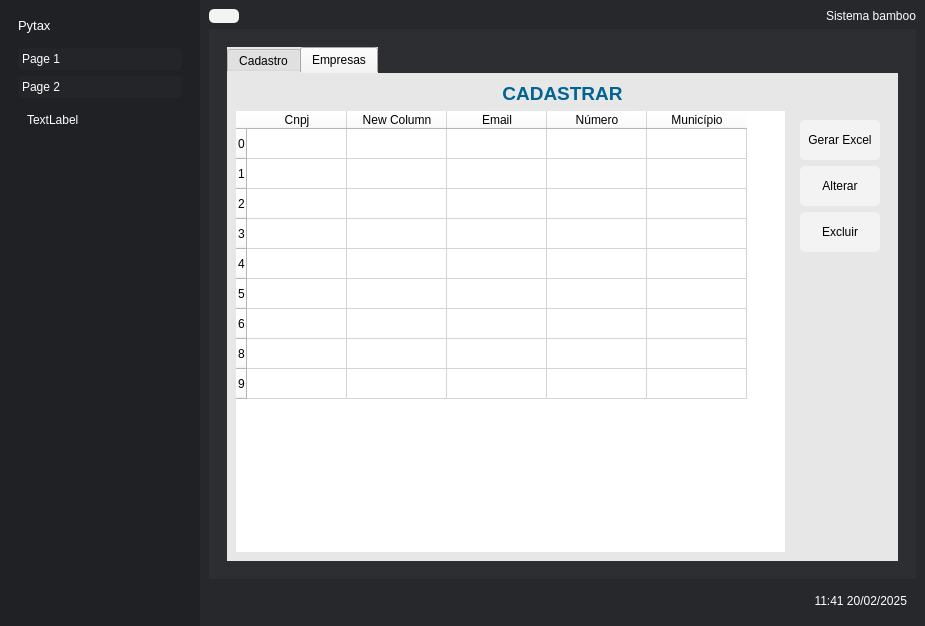
<?xml version="1.0" encoding="UTF-8"?>
<ui version="4.0">
 <class>MainWindow</class>
 <widget class="QMainWindow" name="MainWindow">
  <property name="geometry">
   <rect>
    <x>0</x>
    <y>0</y>
    <width>925</width>
    <height>626</height>
   </rect>
  </property>
  <property name="windowTitle">
   <string>MainWindow</string>
  </property>
  <property name="styleSheet">
   <string notr="true">background-color: rgb(39, 40, 43);</string>
  </property>
  <widget class="QWidget" name="centralwidget">
   <property name="styleSheet">
    <string notr="true">*{
	border:none
}
QLabel{
	color: rgb(255, 255, 255)
}</string>
   </property>
   <layout class="QHBoxLayout" name="horizontalLayout">
    <property name="spacing">
     <number>0</number>
    </property>
    <property name="leftMargin">
     <number>0</number>
    </property>
    <property name="topMargin">
     <number>0</number>
    </property>
    <property name="rightMargin">
     <number>0</number>
    </property>
    <property name="bottomMargin">
     <number>0</number>
    </property>
    <item>
     <widget class="QFrame" name="left_container">
      <property name="minimumSize">
       <size>
        <width>0</width>
        <height>0</height>
       </size>
      </property>
      <property name="maximumSize">
       <size>
        <width>200</width>
        <height>16777215</height>
       </size>
      </property>
      <property name="autoFillBackground">
       <bool>false</bool>
      </property>
      <property name="styleSheet">
       <string notr="true">background-color: 	rgb(32, 33, 36);</string>
      </property>
      <property name="frameShape">
       <enum>QFrame::StyledPanel</enum>
      </property>
      <property name="frameShadow">
       <enum>QFrame::Raised</enum>
      </property>
      <layout class="QVBoxLayout" name="verticalLayout_2">
       <item>
        <widget class="QFrame" name="frame">
         <property name="frameShape">
          <enum>QFrame::StyledPanel</enum>
         </property>
         <property name="frameShadow">
          <enum>QFrame::Raised</enum>
         </property>
         <layout class="QHBoxLayout" name="horizontalLayout_4">
          <property name="bottomMargin">
           <number>0</number>
          </property>
          <item>
           <widget class="QLabel" name="label_3">
            <property name="font">
             <font>
              <pointsize>10</pointsize>
             </font>
            </property>
            <property name="text">
             <string>Pytax</string>
            </property>
           </widget>
          </item>
         </layout>
        </widget>
       </item>
       <item>
        <widget class="QFrame" name="frame_2">
         <property name="styleSheet">
          <string notr="true">

QToolBox{
	text-align: left;
}

QToolBox::tab{
	border-radius: 5px;
	background-color: rgb(36, 37, 40);
	text-align: left;
	color: rgb(255, 255, 255);
}

QToolBox::tab:hover{
	background-color: rgb(72, 74, 79);
}
</string>
         </property>
         <property name="frameShape">
          <enum>QFrame::StyledPanel</enum>
         </property>
         <property name="frameShadow">
          <enum>QFrame::Raised</enum>
         </property>
         <layout class="QVBoxLayout" name="verticalLayout_3">
          <item>
           <widget class="QToolBox" name="toolBox">
            <property name="font">
             <font>
              <pointsize>9</pointsize>
             </font>
            </property>
            <property name="cursor">
             <cursorShape>ArrowCursor</cursorShape>
            </property>
            <property name="styleSheet">
             <string notr="true">QPushButton:hover{
	background-color: rgb(72, 74, 79);
}

QPushButton{
	background-color: rgb(41, 42, 45);
	color: rgb(255, 255, 255);
}</string>
            </property>
            <property name="currentIndex">
             <number>1</number>
            </property>
            <widget class="QWidget" name="page">
             <property name="geometry">
              <rect>
               <x>0</x>
               <y>0</y>
               <width>156</width>
               <height>475</height>
              </rect>
             </property>
             <property name="cursor">
              <cursorShape>PointingHandCursor</cursorShape>
             </property>
             <attribute name="label">
              <string>Page 1</string>
             </attribute>
             <layout class="QVBoxLayout" name="verticalLayout_4">
              <item>
               <widget class="QPushButton" name="btn_home">
                <property name="minimumSize">
                 <size>
                  <width>0</width>
                  <height>30</height>
                 </size>
                </property>
                <property name="sizeIncrement">
                 <size>
                  <width>0</width>
                  <height>0</height>
                 </size>
                </property>
                <property name="font">
                 <font>
                  <pointsize>9</pointsize>
                 </font>
                </property>
                <property name="cursor">
                 <cursorShape>PointingHandCursor</cursorShape>
                </property>
                <property name="styleSheet">
                 <string notr="true"/>
                </property>
                <property name="text">
                 <string>Home</string>
                </property>
               </widget>
              </item>
              <item>
               <widget class="QPushButton" name="btn_cadastrar">
                <property name="minimumSize">
                 <size>
                  <width>0</width>
                  <height>30</height>
                 </size>
                </property>
                <property name="sizeIncrement">
                 <size>
                  <width>0</width>
                  <height>0</height>
                 </size>
                </property>
                <property name="font">
                 <font>
                  <pointsize>9</pointsize>
                 </font>
                </property>
                <property name="cursor">
                 <cursorShape>PointingHandCursor</cursorShape>
                </property>
                <property name="text">
                 <string>Cadastrar</string>
                </property>
               </widget>
              </item>
              <item>
               <widget class="QPushButton" name="btn_contatos">
                <property name="minimumSize">
                 <size>
                  <width>0</width>
                  <height>30</height>
                 </size>
                </property>
                <property name="sizeIncrement">
                 <size>
                  <width>0</width>
                  <height>0</height>
                 </size>
                </property>
                <property name="font">
                 <font>
                  <pointsize>9</pointsize>
                 </font>
                </property>
                <property name="cursor">
                 <cursorShape>PointingHandCursor</cursorShape>
                </property>
                <property name="text">
                 <string>Contatos</string>
                </property>
               </widget>
              </item>
              <item>
               <widget class="QPushButton" name="btn_sobre">
                <property name="minimumSize">
                 <size>
                  <width>0</width>
                  <height>30</height>
                 </size>
                </property>
                <property name="sizeIncrement">
                 <size>
                  <width>0</width>
                  <height>0</height>
                 </size>
                </property>
                <property name="font">
                 <font>
                  <pointsize>9</pointsize>
                 </font>
                </property>
                <property name="cursor">
                 <cursorShape>PointingHandCursor</cursorShape>
                </property>
                <property name="text">
                 <string>sobre</string>
                </property>
               </widget>
              </item>
              <item>
               <spacer name="verticalSpacer">
                <property name="orientation">
                 <enum>Qt::Vertical</enum>
                </property>
                <property name="sizeHint" stdset="0">
                 <size>
                  <width>20</width>
                  <height>40</height>
                 </size>
                </property>
               </spacer>
              </item>
             </layout>
            </widget>
            <widget class="QWidget" name="page_2">
             <property name="geometry">
              <rect>
               <x>0</x>
               <y>0</y>
               <width>156</width>
               <height>475</height>
              </rect>
             </property>
             <attribute name="label">
              <string>Page 2</string>
             </attribute>
             <layout class="QVBoxLayout" name="verticalLayout_5">
              <item>
               <widget class="QLabel" name="label_4">
                <property name="text">
                 <string>TextLabel</string>
                </property>
               </widget>
              </item>
              <item>
               <spacer name="verticalSpacer_2">
                <property name="orientation">
                 <enum>Qt::Vertical</enum>
                </property>
                <property name="sizeHint" stdset="0">
                 <size>
                  <width>20</width>
                  <height>40</height>
                 </size>
                </property>
               </spacer>
              </item>
             </layout>
            </widget>
           </widget>
          </item>
         </layout>
        </widget>
       </item>
      </layout>
     </widget>
    </item>
    <item>
     <widget class="QFrame" name="main_container">
      <property name="autoFillBackground">
       <bool>false</bool>
      </property>
      <property name="frameShape">
       <enum>QFrame::StyledPanel</enum>
      </property>
      <property name="frameShadow">
       <enum>QFrame::Raised</enum>
      </property>
      <layout class="QVBoxLayout" name="verticalLayout">
       <item>
        <widget class="QFrame" name="head_frame">
         <property name="frameShape">
          <enum>QFrame::StyledPanel</enum>
         </property>
         <property name="frameShadow">
          <enum>QFrame::Raised</enum>
         </property>
         <layout class="QHBoxLayout" name="horizontalLayout_2">
          <property name="spacing">
           <number>0</number>
          </property>
          <property name="leftMargin">
           <number>0</number>
          </property>
          <property name="topMargin">
           <number>0</number>
          </property>
          <property name="rightMargin">
           <number>0</number>
          </property>
          <property name="bottomMargin">
           <number>0</number>
          </property>
          <item>
           <widget class="QPushButton" name="pushButton_2">
            <property name="minimumSize">
             <size>
              <width>0</width>
              <height>0</height>
             </size>
            </property>
            <property name="maximumSize">
             <size>
              <width>30</width>
              <height>16777215</height>
             </size>
            </property>
            <property name="styleSheet">
             <string notr="true">QPushButton:hover{
	background-color: rgb(0, 170, 255);
	border-radius: 5px;
	color: rgb(255, 255, 255);
}

QPushButton{
	border-radius: 5px;
	background-color: rgb(243, 243, 243);
}</string>
            </property>
            <property name="text">
             <string/>
            </property>
           </widget>
          </item>
          <item>
           <widget class="QLabel" name="label">
            <property name="text">
             <string>&lt;html&gt;&lt;head/&gt;&lt;body&gt;&lt;p align=&quot;right&quot;&gt;Sistema bamboo&lt;/p&gt;&lt;/body&gt;&lt;/html&gt;</string>
            </property>
           </widget>
          </item>
         </layout>
        </widget>
       </item>
       <item>
        <widget class="QFrame" name="main_frane">
         <property name="sizePolicy">
          <sizepolicy hsizetype="Preferred" vsizetype="Expanding">
           <horstretch>0</horstretch>
           <verstretch>0</verstretch>
          </sizepolicy>
         </property>
         <property name="styleSheet">
          <string notr="true">background-color: rgb(45, 46, 50);</string>
         </property>
         <property name="frameShape">
          <enum>QFrame::StyledPanel</enum>
         </property>
         <property name="frameShadow">
          <enum>QFrame::Raised</enum>
         </property>
         <layout class="QVBoxLayout" name="verticalLayout_6">
          <item>
           <widget class="QStackedWidget" name="pages">
            <property name="currentIndex">
             <number>1</number>
            </property>
            <widget class="QWidget" name="pg_home">
             <layout class="QVBoxLayout" name="verticalLayout_7">
              <item>
               <widget class="QLabel" name="logo">
                <property name="text">
                 <string>&lt;html&gt;&lt;head/&gt;&lt;body&gt;&lt;p align=&quot;center&quot;&gt;&lt;span style=&quot; font-size:16pt; font-weight:600;&quot;&gt;Bamboo System&lt;/span&gt;&lt;/p&gt;&lt;/body&gt;&lt;/html&gt;</string>
                </property>
               </widget>
              </item>
             </layout>
            </widget>
            <widget class="QWidget" name="pg_cadastrar">
             <layout class="QVBoxLayout" name="verticalLayout_8">
              <item>
               <widget class="QTabWidget" name="tabWidget">
                <property name="styleSheet">
                 <string notr="true">background-color: rgb(231, 231, 231);</string>
                </property>
                <property name="currentIndex">
                 <number>1</number>
                </property>
                <widget class="QWidget" name="tab_cadastro">
                 <attribute name="title">
                  <string>Cadastro</string>
                 </attribute>
                 <layout class="QVBoxLayout" name="verticalLayout_11">
                  <item>
                   <widget class="QLabel" name="Empresas">
                    <property name="maximumSize">
                     <size>
                      <width>16777215</width>
                      <height>60</height>
                     </size>
                    </property>
                    <property name="styleSheet">
                     <string notr="true">color: rgb(0, 99, 148);</string>
                    </property>
                    <property name="text">
                     <string>&lt;html&gt;&lt;head/&gt;&lt;body&gt;&lt;p align=&quot;center&quot;&gt;&lt;span style=&quot; font-size:14pt; font-weight:600;&quot;&gt;EMPRESAS&lt;/span&gt;&lt;/p&gt;&lt;/body&gt;&lt;/html&gt;</string>
                    </property>
                   </widget>
                  </item>
                  <item>
                   <spacer name="verticalSpacer_5">
                    <property name="orientation">
                     <enum>Qt::Vertical</enum>
                    </property>
                    <property name="sizeHint" stdset="0">
                     <size>
                      <width>20</width>
                      <height>40</height>
                     </size>
                    </property>
                   </spacer>
                  </item>
                  <item>
                   <widget class="QFrame" name="frame_4">
                    <property name="styleSheet">
                     <string notr="true">QLineEdit{
	background-color: rgb(255,255,255);
	font: 10pt &quot;Ms Shell Dlg 2&quot;;
}

QFrame{
	background-color: rgb(231, 231, 231);
}</string>
                    </property>
                    <property name="frameShape">
                     <enum>QFrame::StyledPanel</enum>
                    </property>
                    <property name="frameShadow">
                     <enum>QFrame::Raised</enum>
                    </property>
                    <layout class="QGridLayout" name="gridLayout">
                     <property name="sizeConstraint">
                      <enum>QLayout::SetDefaultConstraint</enum>
                     </property>
                     <property name="leftMargin">
                      <number>20</number>
                     </property>
                     <property name="topMargin">
                      <number>0</number>
                     </property>
                     <property name="rightMargin">
                      <number>20</number>
                     </property>
                     <property name="bottomMargin">
                      <number>20</number>
                     </property>
                     <property name="horizontalSpacing">
                      <number>5</number>
                     </property>
                     <property name="verticalSpacing">
                      <number>7</number>
                     </property>
                     <item row="1" column="0">
                      <widget class="QLineEdit" name="lineEdit_CNPJ">
                       <property name="minimumSize">
                        <size>
                         <width>0</width>
                         <height>40</height>
                        </size>
                       </property>
                       <property name="alignment">
                        <set>Qt::AlignCenter</set>
                       </property>
                       <property name="placeholderText">
                        <string>CNPJ</string>
                       </property>
                      </widget>
                     </item>
                     <item row="2" column="0" colspan="4">
                      <widget class="QLineEdit" name="lineEdit_Logradouro">
                       <property name="minimumSize">
                        <size>
                         <width>0</width>
                         <height>40</height>
                        </size>
                       </property>
                       <property name="alignment">
                        <set>Qt::AlignCenter</set>
                       </property>
                       <property name="placeholderText">
                        <string>logradouro</string>
                       </property>
                      </widget>
                     </item>
                     <item row="4" column="1" colspan="2">
                      <widget class="QLineEdit" name="lineEdit_uf">
                       <property name="minimumSize">
                        <size>
                         <width>0</width>
                         <height>40</height>
                        </size>
                       </property>
                       <property name="placeholderText">
                        <string>uf</string>
                       </property>
                      </widget>
                     </item>
                     <item row="4" column="3">
                      <widget class="QLineEdit" name="lineEdit_CEP">
                       <property name="minimumSize">
                        <size>
                         <width>0</width>
                         <height>40</height>
                        </size>
                       </property>
                       <property name="placeholderText">
                        <string>CEP</string>
                       </property>
                      </widget>
                     </item>
                     <item row="4" column="0">
                      <widget class="QLineEdit" name="lineEdit_Municpio">
                       <property name="minimumSize">
                        <size>
                         <width>0</width>
                         <height>40</height>
                        </size>
                       </property>
                       <property name="placeholderText">
                        <string>Município</string>
                       </property>
                      </widget>
                     </item>
                     <item row="3" column="0">
                      <widget class="QLineEdit" name="lineEdit_Numero">
                       <property name="minimumSize">
                        <size>
                         <width>0</width>
                         <height>40</height>
                        </size>
                       </property>
                       <property name="placeholderText">
                        <string>Número</string>
                       </property>
                      </widget>
                     </item>
                     <item row="3" column="3">
                      <widget class="QLineEdit" name="lineEdit_Bairro">
                       <property name="minimumSize">
                        <size>
                         <width>0</width>
                         <height>40</height>
                        </size>
                       </property>
                       <property name="placeholderText">
                        <string>Bairro</string>
                       </property>
                      </widget>
                     </item>
                     <item row="1" column="1" colspan="3">
                      <widget class="QLineEdit" name="lineEdit_nomeEmpresarial">
                       <property name="minimumSize">
                        <size>
                         <width>0</width>
                         <height>40</height>
                        </size>
                       </property>
                       <property name="alignment">
                        <set>Qt::AlignCenter</set>
                       </property>
                       <property name="placeholderText">
                        <string>Nome empresarial</string>
                       </property>
                      </widget>
                     </item>
                     <item row="7" column="1" colspan="3">
                      <widget class="QLineEdit" name="lineEdit_Email">
                       <property name="minimumSize">
                        <size>
                         <width>0</width>
                         <height>40</height>
                        </size>
                       </property>
                       <property name="placeholderText">
                        <string>Email</string>
                       </property>
                      </widget>
                     </item>
                     <item row="7" column="0">
                      <widget class="QLineEdit" name="lineEdit_Telefone">
                       <property name="minimumSize">
                        <size>
                         <width>0</width>
                         <height>40</height>
                        </size>
                       </property>
                       <property name="placeholderText">
                        <string>Telefone</string>
                       </property>
                      </widget>
                     </item>
                     <item row="3" column="1" colspan="2">
                      <widget class="QLineEdit" name="lineEdit_Complemento">
                       <property name="minimumSize">
                        <size>
                         <width>0</width>
                         <height>40</height>
                        </size>
                       </property>
                       <property name="placeholderText">
                        <string>Complemento</string>
                       </property>
                      </widget>
                     </item>
                    </layout>
                   </widget>
                  </item>
                  <item>
                   <spacer name="verticalSpacer_4">
                    <property name="orientation">
                     <enum>Qt::Vertical</enum>
                    </property>
                    <property name="sizeHint" stdset="0">
                     <size>
                      <width>20</width>
                      <height>40</height>
                     </size>
                    </property>
                   </spacer>
                  </item>
                  <item alignment="Qt::AlignHCenter">
                   <widget class="QPushButton" name="pushButton">
                    <property name="minimumSize">
                     <size>
                      <width>200</width>
                      <height>30</height>
                     </size>
                    </property>
                    <property name="cursor">
                     <cursorShape>PointingHandCursor</cursorShape>
                    </property>
                    <property name="styleSheet">
                     <string notr="true">QPushButton:hover{
	background-color: rgb(0, 170, 255);
	border-radius: 5px;
	color: rgb(255, 255, 255);
}

QPushButton{
	border-radius: 5px;
	background-color: rgb(243, 243, 243);
}</string>
                    </property>
                    <property name="text">
                     <string>Cadastrar</string>
                    </property>
                   </widget>
                  </item>
                 </layout>
                </widget>
                <widget class="QWidget" name="tab_empresas">
                 <attribute name="title">
                  <string>Empresas</string>
                 </attribute>
                 <layout class="QVBoxLayout" name="verticalLayout_10">
                  <item>
                   <widget class="QLabel" name="label_5">
                    <property name="maximumSize">
                     <size>
                      <width>16777215</width>
                      <height>60</height>
                     </size>
                    </property>
                    <property name="styleSheet">
                     <string notr="true">color: rgb(0, 99, 148);</string>
                    </property>
                    <property name="text">
                     <string>&lt;html&gt;&lt;head/&gt;&lt;body&gt;&lt;p align=&quot;center&quot;&gt;&lt;span style=&quot; font-size:14pt; font-weight:600;&quot;&gt;CADASTRAR&lt;/span&gt;&lt;/p&gt;&lt;/body&gt;&lt;/html&gt;</string>
                    </property>
                   </widget>
                  </item>
                  <item>
                   <layout class="QHBoxLayout" name="horizontalLayout_5">
                    <item>
                     <widget class="QTableWidget" name="tableWidget">
                      <property name="styleSheet">
                       <string notr="true">background-color: rgb(255, 255, 255);</string>
                      </property>
                      <row>
                       <property name="text">
                        <string>0</string>
                       </property>
                      </row>
                      <row>
                       <property name="text">
                        <string>1</string>
                       </property>
                      </row>
                      <row>
                       <property name="text">
                        <string>2</string>
                       </property>
                      </row>
                      <row>
                       <property name="text">
                        <string>3</string>
                       </property>
                      </row>
                      <row>
                       <property name="text">
                        <string>4</string>
                       </property>
                      </row>
                      <row>
                       <property name="text">
                        <string>5</string>
                       </property>
                      </row>
                      <row>
                       <property name="text">
                        <string>6</string>
                       </property>
                      </row>
                      <row>
                       <property name="text">
                        <string>8</string>
                       </property>
                      </row>
                      <row>
                       <property name="text">
                        <string>9</string>
                       </property>
                      </row>
                      <column>
                       <property name="text">
                        <string>Cnpj</string>
                       </property>
                      </column>
                      <column>
                       <property name="text">
                        <string>New Column</string>
                       </property>
                      </column>
                      <column>
                       <property name="text">
                        <string>Email</string>
                       </property>
                      </column>
                      <column>
                       <property name="text">
                        <string>Número</string>
                       </property>
                      </column>
                      <column>
                       <property name="text">
                        <string>Município</string>
                       </property>
                      </column>
                     </widget>
                    </item>
                    <item>
                     <widget class="QFrame" name="frame_3">
                      <property name="styleSheet">
                       <string notr="true">QPushButton:hover{
	background-color: rgb(0, 170, 255);
	border-radius: 5px;
	color: rgb(255, 255, 255);
}

QPushButton{
	border-radius: 5px;
	background-color: rgb(243, 243, 243);
}</string>
                      </property>
                      <property name="frameShape">
                       <enum>QFrame::StyledPanel</enum>
                      </property>
                      <property name="frameShadow">
                       <enum>QFrame::Raised</enum>
                      </property>
                      <layout class="QVBoxLayout" name="verticalLayout_9">
                       <item>
                        <widget class="QPushButton" name="btn_gerarExcel">
                         <property name="minimumSize">
                          <size>
                           <width>80</width>
                           <height>40</height>
                          </size>
                         </property>
                         <property name="text">
                          <string>Gerar Excel</string>
                         </property>
                        </widget>
                       </item>
                       <item>
                        <widget class="QPushButton" name="btn_alterar">
                         <property name="minimumSize">
                          <size>
                           <width>80</width>
                           <height>40</height>
                          </size>
                         </property>
                         <property name="text">
                          <string>Alterar</string>
                         </property>
                        </widget>
                       </item>
                       <item>
                        <widget class="QPushButton" name="btn_excluir">
                         <property name="minimumSize">
                          <size>
                           <width>80</width>
                           <height>40</height>
                          </size>
                         </property>
                         <property name="text">
                          <string>Excluir</string>
                         </property>
                        </widget>
                       </item>
                       <item>
                        <spacer name="verticalSpacer_3">
                         <property name="orientation">
                          <enum>Qt::Vertical</enum>
                         </property>
                         <property name="sizeHint" stdset="0">
                          <size>
                           <width>20</width>
                           <height>40</height>
                          </size>
                         </property>
                        </spacer>
                       </item>
                      </layout>
                     </widget>
                    </item>
                   </layout>
                  </item>
                 </layout>
                </widget>
               </widget>
              </item>
             </layout>
            </widget>
            <widget class="QWidget" name="pg_contatos">
             <layout class="QVBoxLayout" name="verticalLayout_12">
              <item>
               <widget class="QLabel" name="label_7">
                <property name="text">
                 <string>&lt;html&gt;&lt;head/&gt;&lt;body&gt;&lt;p align=&quot;center&quot;&gt;47 99601-7187&lt;/p&gt;&lt;/body&gt;&lt;/html&gt;</string>
                </property>
               </widget>
              </item>
             </layout>
            </widget>
            <widget class="QWidget" name="pg_sobre">
             <layout class="QVBoxLayout" name="verticalLayout_13">
              <item>
               <widget class="QLabel" name="label_8">
                <property name="text">
                 <string>&lt;html&gt;&lt;head/&gt;&lt;body&gt;&lt;p align=&quot;center&quot;&gt;Sobre&lt;/p&gt;&lt;/body&gt;&lt;/html&gt;</string>
                </property>
               </widget>
              </item>
              <item>
               <widget class="QLabel" name="label_9">
                <property name="text">
                 <string>&lt;html&gt;&lt;head/&gt;&lt;body&gt;&lt;p align=&quot;center&quot;&gt;Lorem isulem Lorem isulem Lorem isulem Lorem isulem Lorem isulem Lorem isulem Lorem isulem Lorem isulem Lorem isulem Lorem isulem Lorem isulem Lorem isulem Lorem isulem Lorem isulem Lorem isulem Lorem isulem Lorem isulem Lorem isulem Lorem isulem Lorem isulem Lorem isulem Lorem isulem Lorem isulem Lorem isulem Lorem isulem Lorem isulem Lorem isulem Lorem isulem Lorem isulem Lorem isulem Lorem isulem Lorem isulem Lorem isulem Lorem isulem Lorem isulem Lorem isulem Lorem isulem Lorem isulem Lorem isulem Lorem isulem Lorem isulem Lorem isulem Lorem isulem Lorem isulem Lorem isulem Lorem isulem Lorem isulem Lorem isulem Lorem isulem Lorem isulem Lorem isulem Lorem isulem Lorem isulem Lorem isulem Lorem isulem Lorem isulem Lorem isulem Lorem isulem Lorem isulem Lorem isulem Lorem isulem Lorem isulem &lt;/p&gt;&lt;p align=&quot;center&quot;&gt;&lt;br/&gt;&lt;/p&gt;&lt;/body&gt;&lt;/html&gt;</string>
                </property>
                <property name="wordWrap">
                 <bool>true</bool>
                </property>
               </widget>
              </item>
             </layout>
            </widget>
           </widget>
          </item>
         </layout>
        </widget>
       </item>
       <item>
        <widget class="QFrame" name="footer_frame">
         <property name="frameShape">
          <enum>QFrame::StyledPanel</enum>
         </property>
         <property name="frameShadow">
          <enum>QFrame::Raised</enum>
         </property>
         <layout class="QHBoxLayout" name="horizontalLayout_3">
          <item>
           <widget class="QLabel" name="label_2">
            <property name="text">
             <string>&lt;html&gt;&lt;head/&gt;&lt;body&gt;&lt;p align=&quot;right&quot;&gt;11:41 20/02/2025&lt;/p&gt;&lt;/body&gt;&lt;/html&gt;</string>
            </property>
           </widget>
          </item>
         </layout>
        </widget>
       </item>
      </layout>
     </widget>
    </item>
   </layout>
  </widget>
 </widget>
 <resources/>
 <connections/>
</ui>
